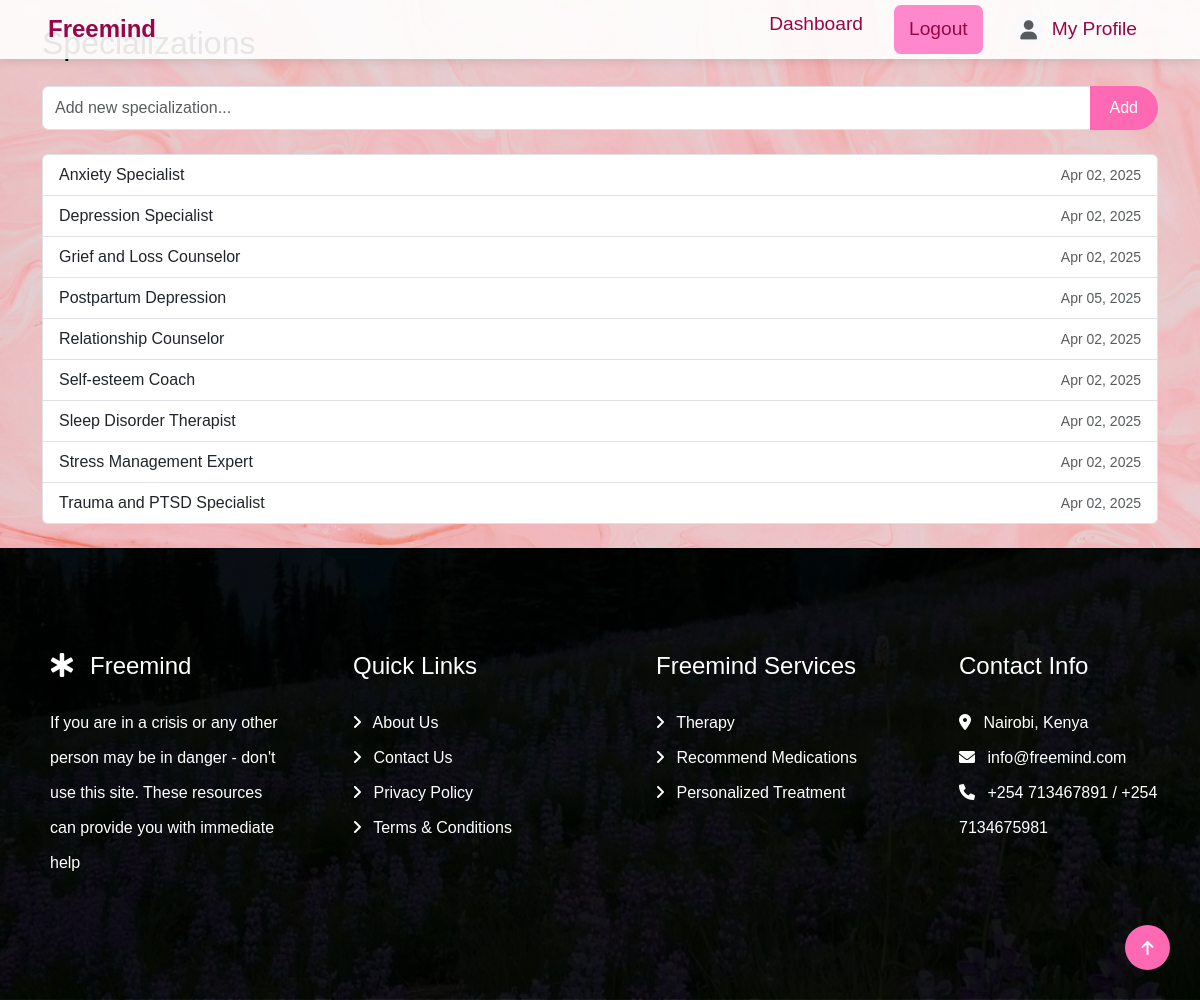
Page /users/admin/add_specialization/ (signed in) on the committed database.
### users/models.py (models this page shows, shortened)
class Specialization(models.Model):
    name = models.CharField(max_length=100, unique=True)
    created_at = models.DateTimeField(default=timezone.now, editable=False) # Helpful for auditing
    class Meta:
        ordering = ['name']  # Always show in alphabetical order

### users/views.py (the view, shortened to what this page needs)
# urls.py: path('admin/add_specialization/', views.manage_specializations, name='manage_specializations'),
@login_required
@user_passes_test(is_admin)
def manage_specializations(request):
    specializations = Specialization.objects.all()
    return render(request, 'users/add_specialization.html', {
        'specializations': specializations
    })

### users/views.py (called while the page is built)
def is_admin(user):
    return getattr(user, 'role', None) == 'admin'

### users/templates/users/add_specialization.html (shortened to what this page needs)
{% extends 'core/base.html' %}
{% block content %}
<h2 class="mb-4">Specializations</h2>
<form method="post" class="mb-4">
    <div class="input-group">
        <input type="text" name="name" class="form-control"
               placeholder="Add new specialization..." required>
        <button class="btn btn-primary" type="submit">Add</button>
    </div>
</form>
<ul class="list-group">
    {% for spec in specializations %}
    <li class="list-group-item d-flex justify-content-between align-items-center">
        {{ spec.name }}
        <small class="text-muted">{{ spec.created_at|date:"M d, Y" }}</small>
    </li>
    {% endfor %}
</ul>
{% endblock %}

### static/css/main.css (style rules this page uses)
body { font-family: Arial, sans-serif; display: flex; flex-direction: column; height: 100%; background: linear-gradient(rgba(128, 128, 128, 0.1), rgba(128, 128, 128, 0.1)), url("../img/chat.jpg") no-repeat center center/cover; background-size: cover; color:black; margin: 0; }
:root { --primary-pink: #ff66b2; --dark-pink: #970747; --light-pink: #ff88cc; --white: #ffffff; }
.btn { background-color: #ff69b4; border: none; color: white; padding: 10px 20px; font-size: 16px; border-radius: 30px; transition: all 0.3s ease-in-out; }
.btn-primary { background-color: #ff69b4 !important; border-color: #ff69b4 !important; }

### rows in the picture
Specialization: name "Anxiety Specialist", created_at "Apr 02, 2025"
Specialization: name "Depression Specialist", created_at "Apr 02, 2025"
Specialization: name "Grief and Loss Counselor", created_at "Apr 02, 2025"
Specialization: name "Postpartum Depression", created_at "Apr 05, 2025"
Specialization: name "Relationship Counselor", created_at "Apr 02, 2025"
Specialization: name "Self-esteem Coach", created_at "Apr 02, 2025"
Specialization: name "Sleep Disorder Therapist", created_at "Apr 02, 2025"
Specialization: name "Stress Management Expert", created_at "Apr 02, 2025"
Specialization: name "Trauma and PTSD Specialist", created_at "Apr 02, 2025"
